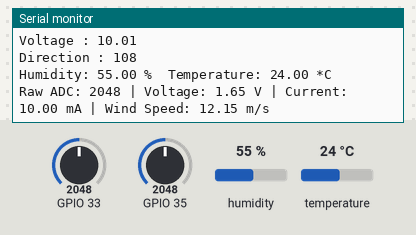
Bench run of a program on a simulated ESP32. Parts: the last lines printed to the serial monitor. The test bench sets the inputs (shaded band); at power-on: humidity 55 %, GPIO 33 = 2048, GPIO 35 = 2048, temperature 24 °C. WiFi joins after 1.5 s; servers stay silent unless stated.

Above: at 3.3 s.
3.4 s: humidity set to 22 %
At 3.78 s:
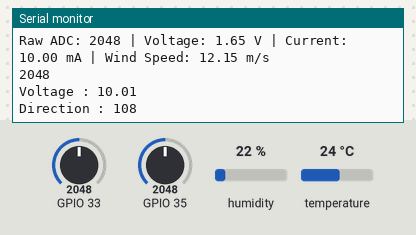
4.9 s: GPIO 33 set to 2866
At 6.1 s:
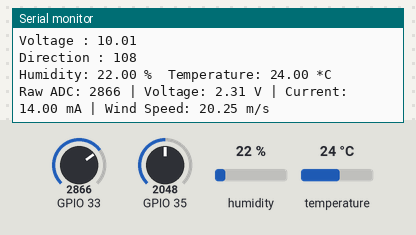
6.4 s: GPIO 35 set to 2866
At 7.7 s:
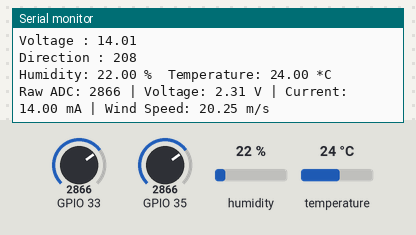
7.9 s: temperature set to 12 °C
At 8.6 s:
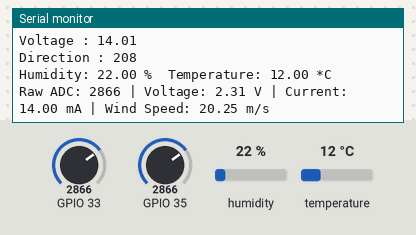
9.4 s: GPIO 33 set to 3972
At 10.4 s:
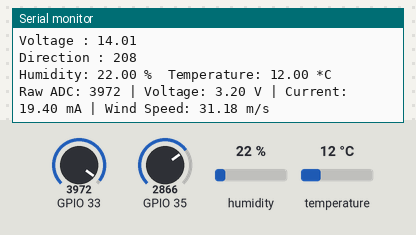
10.9 s: GPIO 35 set to 3972
At 12.1 s:
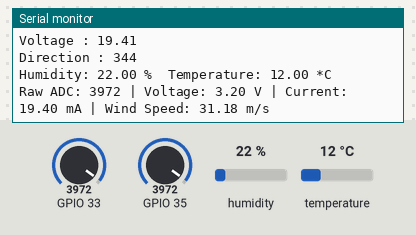
Timing chart, 0 to 13.4 s (numbered marks = the images above; inputs shaded):
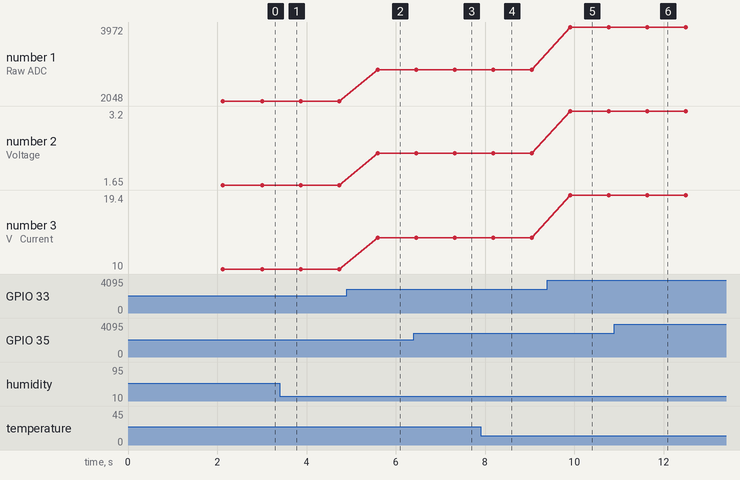

Measured:
- after the input at 4.9 s, the serial monitor: prints a new line after 0.70 s (image 2)
- after the input at 6.4 s, the serial monitor: prints a new line after 0.62 s (image 3)
- after the input at 7.9 s, the serial monitor: prints a new line after 0.28 s (image 4)
- after the input at 9.4 s, the serial monitor: prints a new line after 0.51 s (image 5)
- after the input at 10.9 s, the serial monitor: prints a new line after 0.43 s (image 6)
- plotted number 1: 2048 → 2866 after the input at 4.9 s, 2866 → 3972 after the input at 9.4 s
- plotted number 2: 1.65 → 2.31 after the input at 4.9 s, 2.31 → 3.2 after the input at 9.4 s
- plotted number 3: 10 → 14 after the input at 4.9 s, 14 → 19.4 after the input at 9.4 s

The program:

main.cpp
```cpp
#include "secrets.h"
#include "WiFi.h"
#include <Adafruit_INA219.h>

Adafruit_INA219 ina219;

// const char *ssid = "IOTs@Informatics";
// const char *pass = "Dec,09@2552";

// const char *ssid = "oyasumi";
// const char *pass = "11119999";

// Connect to WiFi for ESP32
// This code assumes you have the WiFi library installed and configured for your ESP32 board
void initWiFi()
{
  WiFi.mode(WIFI_STA);
  WiFi.begin(ssid, pass);
  WiFi.setTxPower(WIFI_POWER_8_5dBm);
  Serial.print("Connecting to WiFi..");
  while (WiFi.status() != WL_CONNECTED)
  {
    Serial.print('.');
    delay(1000);
  }
  Serial.println();
  Serial.println("Connected to WiFi");
  Serial.print("Ip Address: ");
  Serial.println(WiFi.localIP());
}

// Function to read from DHT sensor and print the values
// // This function reads the humidity and temperature from the DHT sensor and prints them to the Serial
void readFromDHT()
{
// DHT sensor setup
#include <DHT.h>
#define DHTPIN 25     // Pin where the DHT22 is connected
#define DHTTYPE DHT22 // DHT 22 (AM2302)

  DHT dht(DHTPIN, DHTTYPE);
  dht.begin();
  float h = dht.readHumidity();
  float t = dht.readTemperature(); // Read temperature as Celsius (the default)
  if (isnan(h) || isnan(t))
  {
    Serial.println("Failed to read from DHT sensor!");
    return;
  }
  else
  {
    Serial.print("Humidity: ");
    Serial.print(h);
    Serial.print(" %\t");
    Serial.print("Temperature: ");
    Serial.print(t);
    Serial.println(" *C");
  }
}

void readFromWindSpeedSensor()
{
  int raw = analogRead(33); // ADC reading from GPIO 33

  // Convert ADC value to voltage (0–3.3V)
  float voltage = raw * (3.3 / 4095.0);

  // Convert voltage to current (I = V / R), R = 165Ω
  float current_mA = (voltage / 165.0) * 1000.0; // in milliamps

  // Convert current to wind speed (example: 4mA = 0 m/s, 20mA = 32.4 m/s)
  float windSpeed = (current_mA - 4.0) * (32.4 / 16.0); // adjust max speed as needed

  if (windSpeed < 0)
    windSpeed = 0;

  Serial.print("Raw ADC: ");
  Serial.print(raw);
  Serial.print(" | Voltage: ");
  Serial.print(voltage, 2);
  Serial.print(" V | Current: ");
  Serial.print(current_mA, 2);
  Serial.print(" mA | Wind Speed: ");
  Serial.print(windSpeed, 2);
  Serial.println(" m/s");

  delay(500);
}

void readFromWindDirectionSensor()
{
  int my_sensorValue1 = analogRead(35);
  float my_voltage = my_sensorValue1 * (5.0 / 1023.0);
  int my_direction = map(my_sensorValue1, 1168, 4095, 0, 360);
  // print out the value you read:
  Serial.println(my_sensorValue1);
  Serial.print("Voltage : ");
  Serial.println(my_voltage);
  Serial.print("Direction : ");
  Serial.println(my_direction);
  delay(300);
}

void setup()
{
  Serial.begin(9600);

  // Set WiFi to station mode and disconnect from an AP if it was previously connected
  WiFi.mode(WIFI_STA);
  WiFi.disconnect();
  delay(100);

  initWiFi();
}

void loop()
{
  readFromDHT();
  readFromWindSpeedSensor();
  readFromWindDirectionSensor();
}
```

secrets.h
```cpp
#pragma once

const char *ssid = "IOTs@Informatics";
const char *pass = "Dec,09@2552";
```
